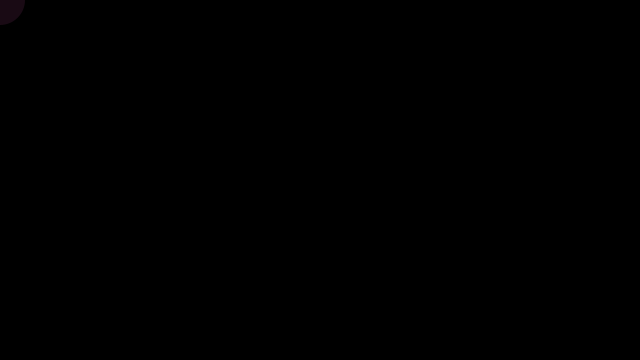
Frame 1 (no input)
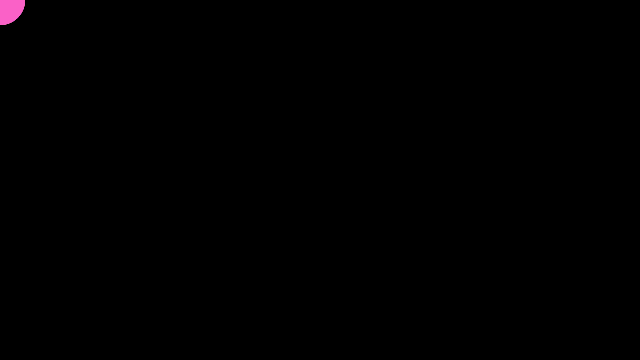
Frame 60 (the mouse pressed at the canvas centre just before this capture)
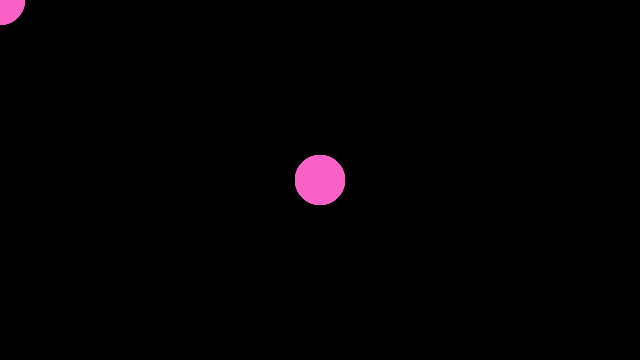
Frame 120 (the mouse held since frame 60 and released just before this capture)

The Processing sketch that drew these frames (run headless with seeded random() and noise(); from frame 60 on, the mouse is pressed at the canvas centre):

// Processing sketch: Nothing
// ── Nothing.pde
void setup() {
  size(640, 360);
  background(0);
}

void draw() {
  noStroke();
  fill(255, 100, 200, 25);
  // Draw the circle at the position of X mouse!
  circle(mouseX, mouseY, 50);
}

void mousePressed() {
  background(0);
}
